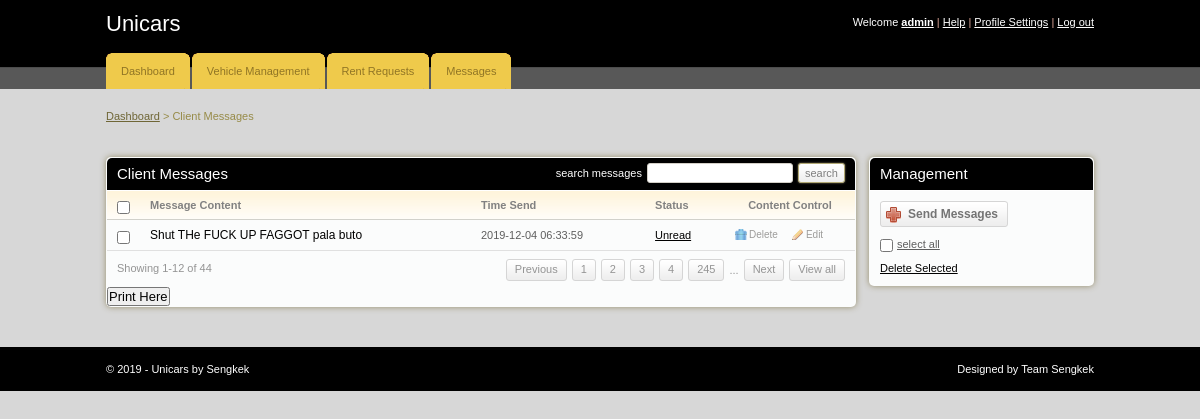
Screenshot of /renter/index.php (signed in) with the database file from the repository.
### tables this page shows
CREATE TABLE `message` (
  `msg_id` int(11) NOT NULL,
  `client_id` int(11) NOT NULL,
  `message` varchar(255) NOT NULL,
  `status` varchar(255) NOT NULL,
  `time` datetime NOT NULL
);

### renter/index.php (the view, shortened to what this page needs)
<!DOCTYPE html PUBLIC "-//W3C//DTD XHTML 1.0 Transitional//EN" "http://www.w3.org/TR/xhtml1/DTD/xhtml1-transitional.dtd">
<html xmlns="http://www.w3.org/1999/xhtml">
<head>
	<link rel="stylesheet" href="css/style.css" type="text/css" media="all" />
</head>
<body>
<div id="header">
	<div class="shell">
		<?php
			include 'menu.php';
		?>
		</div>
	</div>
<div id="container">
	<div class="shell">
		<div class="small-nav">
			<a href="index.php">Dashboard</a>
			<span>&gt;</span>
			Client Messages
		</div>
		<br />
		<div id="main">
			<div id="content">
				<div class="box">
					<div class="box-head">
						<h2 class="left">Client Messages</h2>
						<div class="right">
							<label>search messages</label>
							<input type="text" class="field small-field" />
							<input type="submit" class="button" value="search" />
						</div>
					</div>
					<div class="table">
						<table width="100%" border="0" cellspacing="0" cellpadding="0">
							<tr>
								<th width="13"><input type="checkbox" class="checkbox" /></th>
								<th>Message Content</th>
								<th>Time Send</th>
								<th>Status</th>
								<th width="110" class="ac">Content Control</th>
							</tr>
							<?php
								include '../includes/config.php';
								$select = "SELECT * FROM message";
								$result = $conn->query($select);
								while($row = $result->fetch_assoc()){
							?>
							<tr>
								<td><input type="checkbox" class="checkbox" /></td>
								<td><h3><a href="#"><?php echo $row['message'] ?></a></h3></td>
								<td><?php echo $row['time'] ?></td>
								<td><a href="#"><?php echo $row['status'] ?></a></td>
								<td><a href="javascript:sureToApprove(<?php echo $row['msg_id'];?>)" class="ico del">Delete</a><a href="#" class="ico edit">Edit</a></td>
							</tr>
							<?php
								}
							?>
						</table>
						<div class="pagging">
							<div class="left">Showing 1-12 of 44</div>
							<div class="right">
								<a href="#">Previous</a>
								<a href="#">1</a>
								<a href="#">2</a>
								<a href="#">3</a>
								<a href="#">4</a>
								<a href="#">245</a>
								<span>...</span>
								<a href="#">Next</a>
								<a href="#">View all</a>
							</div>
						</div>
					</div>
					<h2><input type="submit" onclick="window.print()" value="Print Here" /></h2>
				</div>
			</div>
			<div id="sidebar">
				<div class="box">
					<div class="box-head">
						<h2>Management</h2>
					</div>
					<div class="box-content">
						<a href="#" class="add-button"><span>Send Messages</span></a>
						<p class="select-all"><input type="checkbox" class="checkbox" /><label>select all</label></p>
						<p><a href="#">Delete Selected</a></p>
					</div>
				</div>
			</div>
		</div>
	</div>
</div>
<div id="footer">
	<div class="shell">
		<span class="left">&copy; <?php echo date("Y");?> - Unicars by Sengkek</span>
		<span class="right">
			Designed by Team Sengkek</a>
		</span>
	</div>
</div>
</body>
</html>

### renter/css/style.css (style rules this page uses)
* { padding:0; margin:0; outline:0; }
body { background:#a5a5a570; font-family: Verdana, sans-serif; font-size:11px; line-height:14px; color:#5e5e5e; }
input, textarea, select { font-family: Verdana, sans-serif; font-size:13px; }
.field { border:solid 1px #d3cfc7; background:#fff; padding:5px; }
.small-field { border:solid 1px #d3cfc7; background:#fff; padding:3px 1px; font-size:11px; }
.checkbox { width:13px; height:13px; vertical-align:top; position:relative; top:2px; }
.button { background:#eee url(images/button.gif) repeat-x 0 0; border:solid 1px #b1a874; color:#7f7f7f; font-size:11px; padding:2px 6px 2px 6px; cursor:pointer; line-height:14px !important; }
a { color:#000000; text-decoration: underline; cursor:pointer; }
.left, .alignleft { float:left; display:inline; }
.right, .alignright { float:right; display:inline; }
.ac { text-align: center !important; }
h2 { font-size:15px; font-weight: normal; }
h3 { font-size:12px; line-height:14px; font-weight: normal; }
h3 a { text-decoration: none; }
.shell { width:988px; margin:0 auto; }
#header { height:89px; background:url(images/header.gif); white-space:nowrap; }
#container { padding:20px 0; }
.small-nav { color:#978b48; padding-bottom:20px; }
.small-nav a { color:#6f6636; }
#content { float:left; width:750px; }
#sidebar { float:right; width:225px; }
.table th { background:#fffdfa url(images/th.gif) repeat-x 0 0; color:#818181; text-align: left; padding:7px 10px; border-bottom:solid 1px #d2d1cb; }
.table td { background:#fbfcfc; border-bottom:solid 1px #e0e0e0; padding:8px 10px; }
.box { background:#fbfcfc; height:100%; padding:1px; margin-bottom:20px; }
.box-head { background:#000000; height:32px; color:#fff; padding: 0 10px; line-height:32px; white-space:nowrap; border-bottom:solid 1px #fff; }
.box-head .right { padding-top:5px; line-height:13px; }
.box-head .right label, .box-head .right input { float:left; }
.box-head .right label { padding:4px 0 0 0; }
.box-head .right input { margin-left:5px; }
.pagging { height:20px; padding:8px 10px; line-height:19px; color:#949494; }
.pagging a { background:url(images/pagging.gif) repeat-x 0 0; height:20px; float:left; padding:0 8px; border:solid 1px #d5d5d5; text-decoration: none; color:#949494; margin-left:5px; }
.pagging span { float:left; margin-left:5px; padding-top:2px; }
a.ico { color:#9d9c9a; font-size:10px; text-decoration: none; padding:0 0 0 14px; background-repeat:no-repeat; background-position:0 0; }
a.del { background-image:url(images/del.gif) }
a.edit { background-image:url(images/edit.gif); margin-left:14px; }
.box-content { padding:10px; }
.box-content p { padding-top:10px; }
.select-all label { text-decoration: underline; padding-left:4px; }
.add-button, .add-button span { float:left; height:26px; background:url(images/add-button.gif) no-repeat 0 0; padding:0 0 0 28px; }
.add-button span { background-position:right 0; padding:0 10px 0 0; }
.add-button { font-weight: bold; font-size:12px; color:#747474; text-decoration: none; line-height:26px; }
#footer { height:44px; background:url(images/footer.gif); line-height:44px; color:#fff; }
.box { -moz-border-radius:5px; -webkit-border-radius:5px; -moz-box-shadow: 0 0 6px #978f6c; -webkit-box-shadow: 0 0 6px #978f6c; }
.box-head { -moz-border-radius-topleft:5px; -moz-border-radius-topright:5px; -webkit-border-top-left-radius:5px; -webkit-border-top-right-radius:5px; }
.field, .button { -moz-border-radius:4px; -webkit-border-radius:4px; }
.small-field, .button, .pagging a { -moz-border-radius:3px; -webkit-border-radius:3px; }
.button { -moz-box-shadow: 0 0 2px #978f6c; -webkit-box-shadow: 0 0 2px #978f6c; }

### rows the page displays
message: message "Shut THe FUCK UP FAGGOT pala buto", time "2019-12-04 06:33:59", status "Unread"

### other values shown
$_SESSION['uname'] "admin"
